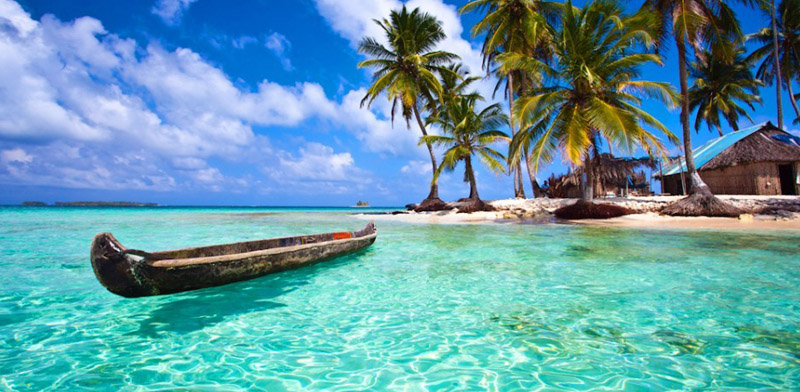
%> input picture Operaciones básicas/paisaje1.jpg, 800 x 392 px
$ octave negativo.m   (GNU Octave 9; MATLAB toolbox functions it lacks are replaced by stand-ins)
%> lines starting %> are read from the running program, lines starting %| are printed output that depends on the picture
%Operaciones b醩icas
clear all, close all, clc

%Ejercicio imagen en negativo
a = imread('paisaje1.jpg');
%> a is the input picture: size 392x800x3 uint8; mean R, G, B 98.7, 155.3, 168.9
%pasar a escala de grises
b = rgb2gray(a);
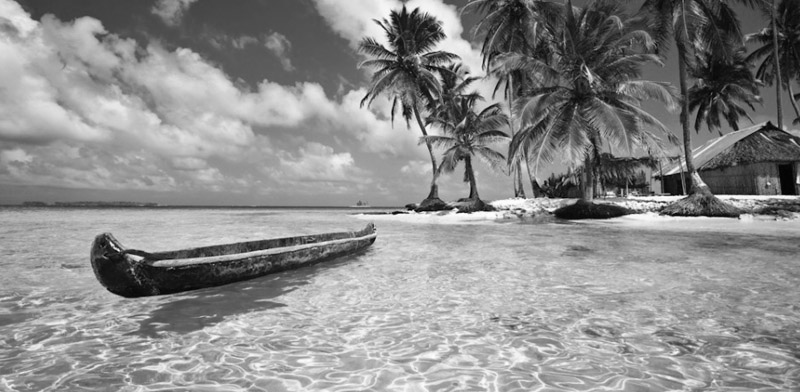
%> b: size 392x800 uint8; min 1, max 255, mean 139.9
%para ver el negativo a color
%b = a;
%Mostrar el negativo de la imagen
c=255-b;
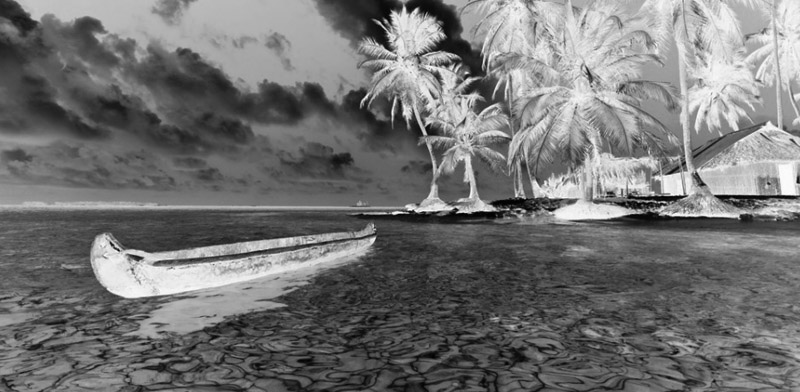
%> c: size 392x800 uint8; min 0, max 254, mean 115.1
figure(1); imshow([b,c]); impixelinfo
%> after `imshow([b,c])`:
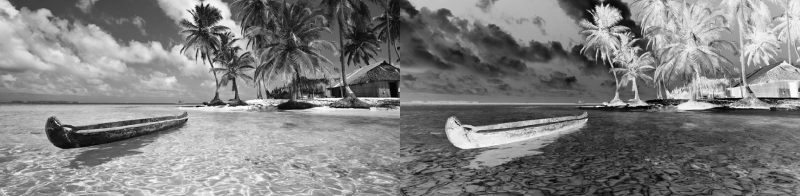
%> displayed picture: size 392x1600, on the screen's scale of 0 to 255 (shown at 1/2 size); min 0, max 255, mean 127.5

$ run again, with Operaciones básicas/paisaje2.jpg copied over Operaciones básicas/paisaje1.jpg
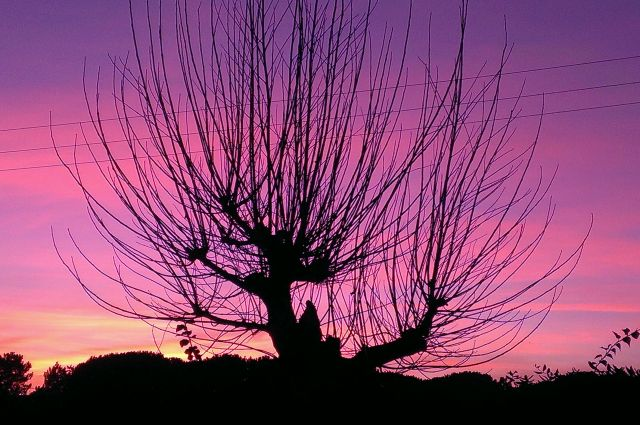
%> input picture Operaciones básicas/paisaje2.jpg, 640 x 425 px
%> a is the input picture: size 425x640x3 uint8; mean R, G, B 136.6, 70.8, 112.1
%> `c=255-b;`:
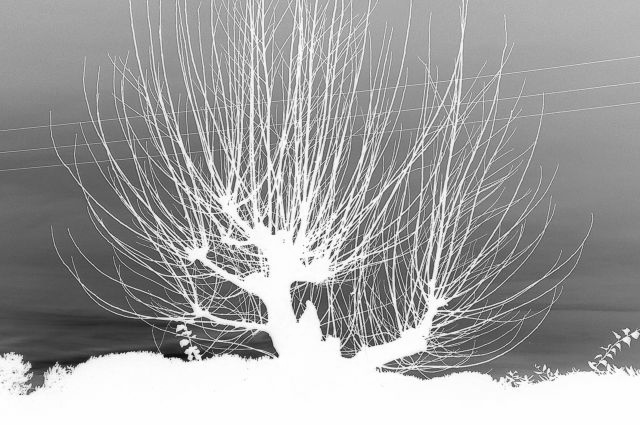
%> c: size 425x640 uint8; min 8, max 255, mean 159.8
%> `imshow([b,c])`:
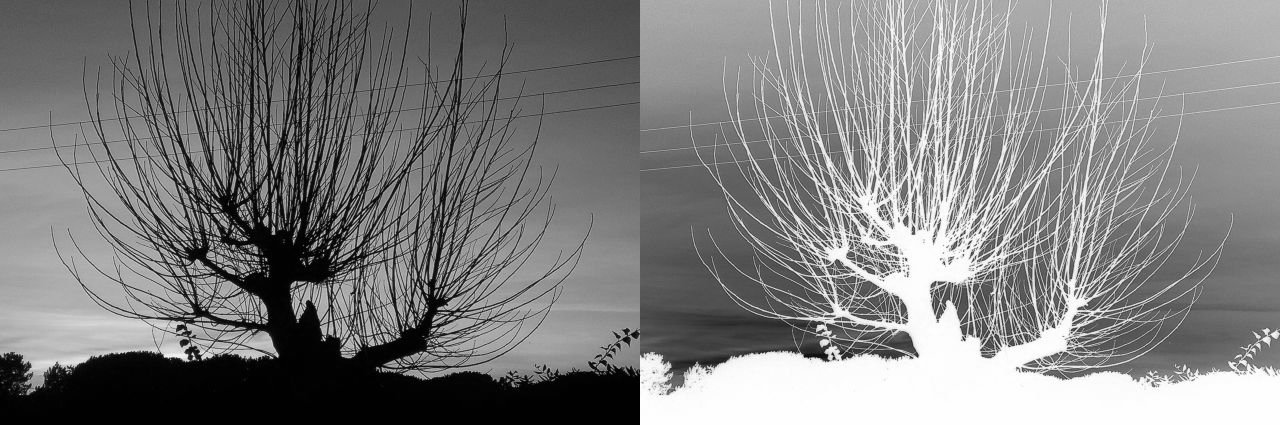
%> displayed picture: size 425x1280, on the screen's scale of 0 to 255; min 0, max 255, mean 127.5
